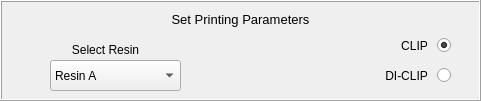
   <widget class="QFrame" name="frame_12">
    <property name="geometry">
     <rect>
      <x>0</x>
      <y>0</y>
      <width>481</width>
      <height>101</height>
     </rect>
    </property>
    <property name="frameShape">
     <enum>QFrame::Box</enum>
    </property>
    <property name="frameShadow">
     <enum>QFrame::Raised</enum>
    </property>
    <property name="lineWidth">
     <number>1</number>
    </property>
    <widget class="QLabel" name="label_7">
     <property name="geometry">
      <rect>
       <x>10</x>
       <y>10</y>
       <width>461</width>
       <height>20</height>
      </rect>
     </property>
     <property name="text">
      <string>&lt;html&gt;&lt;head/&gt;&lt;body&gt;&lt;p align=&quot;center&quot;&gt;&lt;span style=&quot; font-size:10pt;&quot;&gt;Set Printing Parameters&lt;/span&gt;&lt;/p&gt;&lt;/body&gt;&lt;/html&gt;</string>
     </property>
    </widget>
    <widget class="QLabel" name="SelectResinLabel">
     <property name="geometry">
      <rect>
       <x>40</x>
       <y>40</y>
       <width>131</width>
       <height>20</height>
      </rect>
     </property>
     <property name="text">
      <string>&lt;html&gt;&lt;head/&gt;&lt;body&gt;&lt;p align=&quot;center&quot;&gt;Select Resin&lt;/p&gt;&lt;/body&gt;&lt;/html&gt;</string>
     </property>
    </widget>
    <widget class="QComboBox" name="ResinSelect">
     <property name="geometry">
      <rect>
       <x>50</x>
       <y>60</y>
       <width>131</width>
       <height>31</height>
      </rect>
     </property>
     <item>
      <property name="text">
       <string>Resin A</string>
      </property>
     </item>
     <item>
      <property name="text">
       <string>Resin B</string>
      </property>
     </item>
     <item>
      <property name="text">
       <string>Resin C</string>
      </property>
     </item>
    </widget>
    <widget class="QRadioButton" name="DICLIPSelect">
     <property name="geometry">
      <rect>
       <x>310</x>
       <y>60</y>
       <width>141</width>
       <height>31</height>
      </rect>
     </property>
     <property name="layoutDirection">
      <enum>Qt::RightToLeft</enum>
     </property>
     <property name="styleSheet">
      <string notr="true">font: 10pt &quot;MS Shell Dlg 2&quot;;</string>
     </property>
     <property name="text">
      <string>DI-CLIP </string>
     </property>
     <property name="iconSize">
      <size>
       <width>40</width>
       <height>40</height>
      </size>
     </property>
    </widget>
    <widget class="QRadioButton" name="CLIPSelect">
     <property name="geometry">
      <rect>
       <x>310</x>
       <y>30</y>
       <width>141</width>
       <height>31</height>
      </rect>
     </property>
     <property name="layoutDirection">
      <enum>Qt::RightToLeft</enum>
     </property>
     <property name="styleSheet">
      <string notr="true">font: 10pt &quot;MS Shell Dlg 2&quot;;</string>
     </property>
     <property name="text">
      <string>CLIP </string>
     </property>
     <property name="iconSize">
      <size>
       <width>40</width>
       <height>40</height>
      </size>
     </property>
     <property name="checked">
      <bool>true</bool>
     </property>
    </widget>
   </widget>
